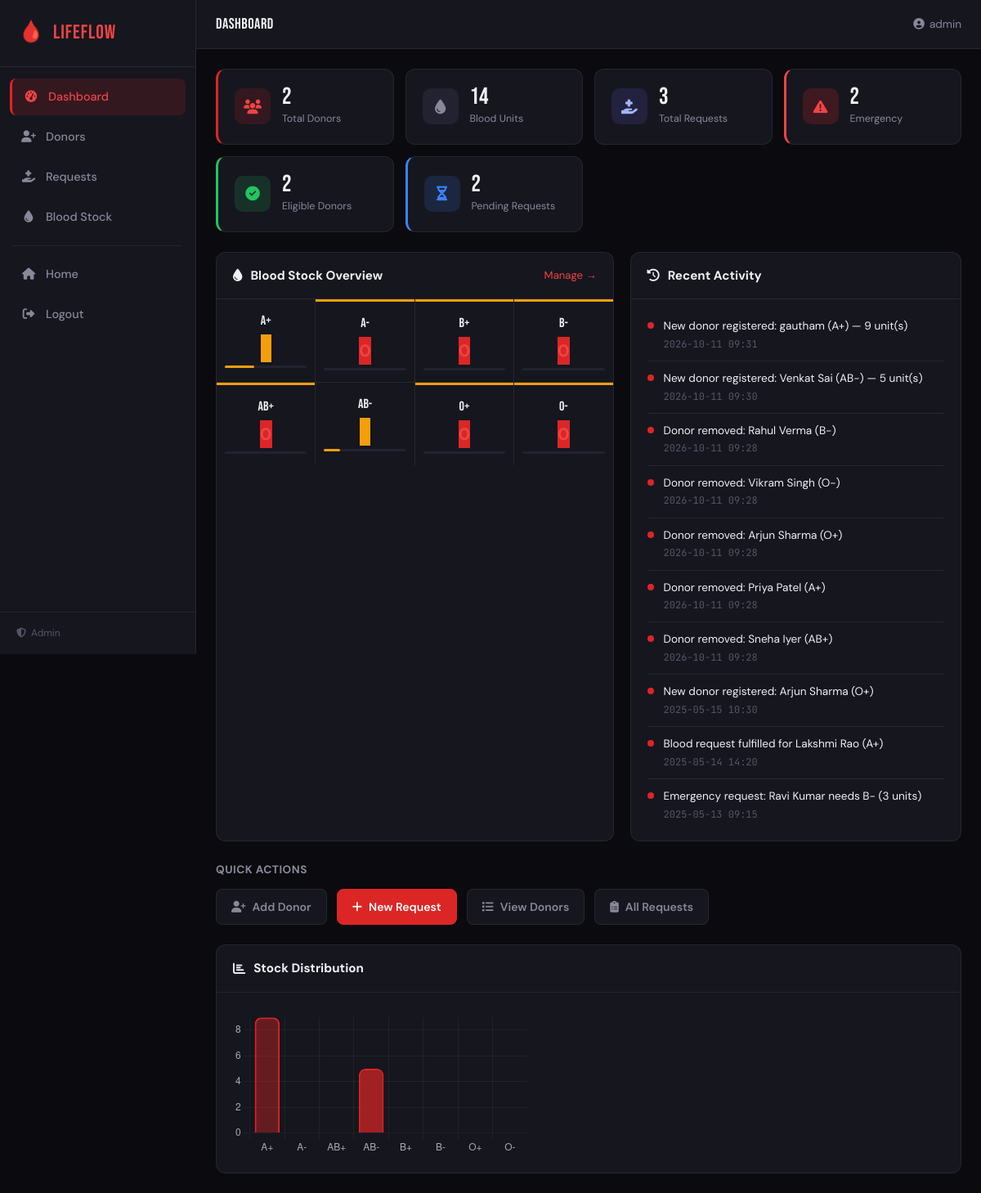
The app's page /dashboard (signed in) with its own data.
### models.py (models this page shows, shortened)
class BloodStock(db.Model):
    __tablename__ = "blood_stock"
    id          = db.Column(db.Integer, primary_key=True)
    blood_group = db.Column(db.String(4), unique=True, nullable=False, index=True)
    units       = db.Column(db.Integer, default=0, nullable=False)
    updated_at  = db.Column(db.DateTime, default=datetime.utcnow, onupdate=datetime.utcnow)

class ActivityLog(db.Model):
    __tablename__ = "activity_logs"
    id          = db.Column(db.Integer, primary_key=True)
    action      = db.Column(db.String(500), nullable=False)
    timestamp   = db.Column(db.DateTime, default=datetime.utcnow, nullable=False, index=True)
    user_id     = db.Column(db.Integer, db.ForeignKey("users.id"), nullable=True)
    user = db.relationship("User", backref="activities")

### app.py (the view)
@app.route("/dashboard")
@login_required
def dashboard():
    stats      = get_dashboard_stats()
    stock      = get_stock_dict()
    activities = ActivityLog.query.order_by(ActivityLog.timestamp.desc()).limit(10).all()
    return render_template(
        "dashboard.html",
        stats=stats, stock=stock, activities=activities,
        blood_groups=BLOOD_GROUPS
    )

### app.py (called while the page is built)
def login_required(f):
    @wraps(f)
    def decorated(*args, **kwargs):
        if not session.get("logged_in"):
            flash("Please log in to access this page.", "warning")
            return redirect(url_for("login"))
        return f(*args, **kwargs)
    return decorated

### models.py (called while the page is built)
    @property
    def eligible(self):
        if self.last_donation is None:
            return True
        delta = (datetime.utcnow().date() - self.last_donation).days
        return delta >= 90

### services.py (called while the page is built)
def get_stock_dict() -> dict:
    rows = BloodStock.query.all()
    return {r.blood_group: r.units for r in rows}

def get_dashboard_stats() -> dict:
    total_donors    = Donor.query.filter_by(is_active=True).count()
    total_units     = db.session.query(db.func.sum(BloodStock.units)).scalar() or 0
    total_requests  = BloodRequest.query.count()
    emergency_pend  = BloodRequest.query.filter_by(priority="emergency", status="pending").count()
    pending         = BloodRequest.query.filter_by(status="pending").count()
    fulfilled       = BloodRequest.query.filter_by(status="fulfilled").count()
    eligible        = sum(1 for d in Donor.query.filter_by(is_active=True).all() if d.eligible)
    return {
        "total_donors": total_donors,
        "total_units": total_units,
        "total_requests": total_requests,
        "emergency_requests": emergency_pend,
        "pending_requests": pending,
        "fulfilled_requests": fulfilled,
        "eligible_donors": eligible,
    }

### templates/dashboard.html (shortened to what this page needs)
{% extends "layout.html" %}
{% block page_title %}Dashboard{% endblock %}
{% block content %}
<div class="dash-grid">
  <div class="kpi-card kpi--red">
    <div class="kpi-icon"><i class="fa fa-users"></i></div>
    <div class="kpi-body"><div class="kpi-value">{{ stats.total_donors }}</div><div class="kpi-label">Total Donors</div></div>
  </div>
  <div class="kpi-card kpi--dark">
    <div class="kpi-icon"><i class="fa fa-droplet"></i></div>
    <div class="kpi-body"><div class="kpi-value">{{ stats.total_units }}</div><div class="kpi-label">Blood Units</div></div>
  </div>
  <div class="kpi-card kpi--muted">
    <div class="kpi-icon"><i class="fa fa-hand-holding-medical"></i></div>
    <div class="kpi-body"><div class="kpi-value">{{ stats.total_requests }}</div><div class="kpi-label">Total Requests</div></div>
  </div>
  <div class="kpi-card kpi--alert">
    <div class="kpi-icon"><i class="fa fa-triangle-exclamation"></i></div>
    <div class="kpi-body"><div class="kpi-value">{{ stats.emergency_requests }}</div><div class="kpi-label">Emergency</div></div>
  </div>
  <div class="kpi-card kpi--green">
    <div class="kpi-icon"><i class="fa fa-circle-check"></i></div>
    <div class="kpi-body"><div class="kpi-value">{{ stats.eligible_donors }}</div><div class="kpi-label">Eligible Donors</div></div>
  </div>
  <div class="kpi-card kpi--blue">
    <div class="kpi-icon"><i class="fa fa-hourglass-half"></i></div>
    <div class="kpi-body"><div class="kpi-value">{{ stats.pending_requests }}</div><div class="kpi-label">Pending Requests</div></div>
  </div>
</div>
<div class="dash-main-grid">
  <div class="dash-panel">
    <div class="panel-header">
      <h3><i class="fa fa-droplet"></i> Blood Stock Overview</h3>
      <a href="{{ url_for('stock') }}" class="panel-link">Manage →</a>
    </div>
    <div class="stock-mini-grid">
      {% for bg in blood_groups %}
      {% set units = stock[bg] %}
      {% set level = 'low' if units < 5 else 'medium' if units < 15 else 'high' %}
      <div class="stock-mini stock-{{ level }}">
        <div class="bg-label">{{ bg }}</div>
        <div class="bg-units">{{ units }}</div>
        <div class="bg-bar"><div class="bg-bar-fill" style="width: {{ [units * 4, 100] | min }}%"></div></div>
      </div>
      {% endfor %}
    </div>
  </div>
  <div class="dash-panel">
    <div class="panel-header"><h3><i class="fa fa-clock-rotate-left"></i> Recent Activity</h3></div>
    <div class="activity-list">
      {% for act in activities %}
      <div class="activity-item">
        <span class="act-dot"></span>
        <div class="act-body">
          <div class="act-msg">{{ act.action }}</div>
          <div class="act-time">{{ act.timestamp.strftime('%Y-%m-%d %H:%M') }}</div>
        </div>
      </div>
      {% else %}
      <div class="empty-state">No recent activity.</div>
      {% endfor %}
    </div>
  </div>
</div>
<div class="quick-actions">
  <h3 class="qa-title">Quick Actions</h3>
  <div class="qa-grid">
    <a href="{{ url_for('add_donor') }}" class="qa-btn"><i class="fa fa-user-plus"></i> Add Donor</a>
    <a href="{{ url_for('add_request') }}" class="qa-btn qa-btn--red"><i class="fa fa-plus"></i> New Request</a>
    <a href="{{ url_for('donors') }}" class="qa-btn qa-btn--outline"><i class="fa fa-list"></i> View Donors</a>
    <a href="{{ url_for('requests_page') }}" class="qa-btn qa-btn--outline"><i class="fa fa-clipboard-list"></i> All Requests</a>
  </div>
</div>
<div class="dash-panel" style="margin-top:1.5rem;">
  <div class="panel-header"><h3><i class="fa fa-chart-bar"></i> Stock Distribution</h3></div>
  <div class="chart-container"><canvas id="stockChart"></canvas></div>
</div>
{% endblock %}
{% block scripts %}
<script>
const stockData = {{ stock | tojson }};
const labels = Object.keys(stockData);
const values = Object.values(stockData);
new Chart(document.getElementById('stockChart').getContext('2d'), {
  type: 'bar',
  data: {
    labels,
    datasets: [{
      label: 'Units Available',
      data: values,
      backgroundColor: labels.map(l => l.includes('-') ? 'rgba(220,38,38,0.7)' : 'rgba(220,38,38,0.4)'),
      borderColor: '#dc2626', borderWidth: 2, borderRadius: 8,
    }]
  },
  options: {
    responsive: true,
    plugins: { legend: { display: false } },
    scales: {
      x: { ticks: { color: '#aaa' }, grid: { color: 'rgba(255,255,255,0.05)' } },
      y: { ticks: { color: '#aaa' }, grid: { color: 'rgba(255,255,255,0.05)' }, beginAtZero: true }
    }
  }
});
</script>
{% endblock %}

### templates/layout.html (shortened to what this page needs)
<!DOCTYPE html>
<html lang="en">
<head>
  <link rel="stylesheet" href="https://cdnjs.cloudflare.com/ajax/libs/font-awesome/6.5.0/css/all.min.css">
  <link rel="stylesheet" href="{{ url_for('static', filename='css/style.css') }}">
</head>
<body>
{% if session.get('logged_in') %}
<aside class="sidebar" id="sidebar">
  <div class="sidebar-brand"><span class="brand-icon">🩸</span><span class="brand-name">LifeFlow</span></div>
  <nav class="sidebar-nav">
    <a href="{{ url_for('dashboard') }}" class="nav-item {% if request.endpoint == 'dashboard' %}active{% endif %}">
      <i class="fa fa-gauge-high"></i><span>Dashboard</span></a>
    <a href="{{ url_for('donors') }}" class="nav-item {% if 'donor' in (request.endpoint or '') %}active{% endif %}">
      <i class="fa fa-user-plus"></i><span>Donors</span></a>
    <a href="{{ url_for('requests_page') }}" class="nav-item {% if 'request' in (request.endpoint or '') %}active{% endif %}">
      <i class="fa fa-hand-holding-medical"></i><span>Requests</span></a>
    <a href="{{ url_for('stock') }}" class="nav-item {% if request.endpoint == 'stock' %}active{% endif %}">
      <i class="fa fa-droplet"></i><span>Blood Stock</span></a>
    <div class="nav-divider"></div>
    <a href="{{ url_for('index') }}" class="nav-item"><i class="fa fa-house"></i><span>Home</span></a>
    <a href="{{ url_for('logout') }}" class="nav-item nav-logout"><i class="fa fa-right-from-bracket"></i><span>Logout</span></a>
  </nav>
  <div class="sidebar-footer">
    <span class="admin-badge"><i class="fa fa-shield-halved"></i> {{ session.get('user_role','admin')|title }}</span>
  </div>
</aside>
<div class="main-wrapper">
  <header class="topbar">
    <div class="topbar-title">{% block page_title %}Dashboard{% endblock %}</div>
    <div class="topbar-right">
      <span class="topbar-user"><i class="fa fa-circle-user"></i> {{ session.get('username','Admin') }}</span>
    </div>
  </header>
  <main class="content-area">
{% else %}
<div class="public-page">
{% endif %}
{% block content %}{% endblock %}
{% if session.get('logged_in') %}
  </main>
</div>
{% else %}
</div>
{% endif %}
{% block scripts %}{% endblock %}
</body>
</html>

### records on screen
BloodStock: blood_group "AB+", units "0"
ActivityLog: action "New donor registered: gautham (A+) — 9 unit(s)", timestamp "2026-10-11 09:31"
ActivityLog: action "New donor registered: Venkat Sai (AB-) — 5 unit(s)", timestamp "2026-10-11 09:30"
ActivityLog: action "Donor removed: Rahul Verma (B-)", timestamp "2026-10-11 09:28"
ActivityLog: action "Donor removed: Vikram Singh (O-)", timestamp "2026-10-11 09:28"
ActivityLog: action "Donor removed: Arjun Sharma (O+)", timestamp "2026-10-11 09:28"
ActivityLog: action "Donor removed: Priya Patel (A+)", timestamp "2026-10-11 09:28"
ActivityLog: action "Donor removed: Sneha Iyer (AB+)", timestamp "2026-10-11 09:28"
ActivityLog: action "New donor registered: Arjun Sharma (O+)", timestamp "2025-05-15 10:30"
ActivityLog: action "Blood request fulfilled for Lakshmi Rao (A+)", timestamp "2025-05-14 14:20"
ActivityLog: action "Emergency request: Ravi Kumar needs B- (3 units)", timestamp "2025-05-13 09:15"

### other values on screen
{{ session.get('user_role','admin')|title }} "Admin"
{{ session.get('username','Admin') }} "admin"
{{ stats.total_donors }} "2"
{{ stats.total_units }} "14"
{{ stats.total_requests }} "3"
{{ stats.emergency_requests }} "2"
{{ stats.eligible_donors }} "2"
{{ stats.pending_requests }} "2"
{{ bg }} "A+" "A-" "B+" "B-" "AB-" "O+" "O-"
{{ units }} "0" "0" "0" "0" "0"
chart data {{ stock | tojson }} {"A+": 9, "A-": 0, "AB+": 0, "AB-": 5, "B+": 0, "B-": 0, "O+": 0, "O-": 0}
